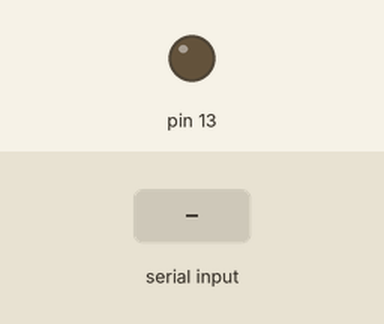
Bench run of a sketch on a simulated Arduino Uno, built with avr-gcc and run on an emulated ATmega328P. Parts: output pins drawn as LEDs (lit = HIGH). Inputs (shaded band) come from the test bench.

Above: at 1.2 s.
1.3 s: "Y" received over Serial
At 2.4 s:
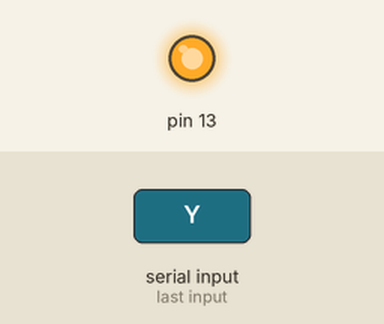
2.8 s: "N" received over Serial
At 3.6 s:
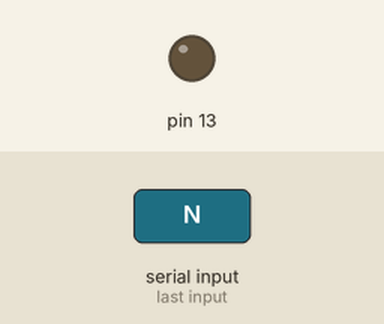
Timing chart, 0 to 5.8 s (numbered marks = the images above; inputs shaded):
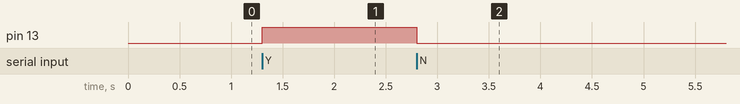

The sketch:

Serial_Controlled_LED.ino
```cpp
int TRUE = 1;
int FALSE = 0;

void setup()
{
  pinMode(13,OUTPUT);
  Serial.begin(9600);
}

void loop()
{
  char c;
  if(Serial.available() == TRUE)
  {
    c = Serial.read();

    if(c == 'Y')
    digitalWrite(13,HIGH);
    else if(c == 'N')
    digitalWrite(13,LOW);
  }
}
```

Measured:
- after the input at 1.3 s, pin 13: LOW → HIGH at once
- after the input at 2.8 s, pin 13: HIGH → LOW at once
